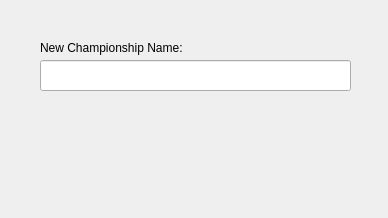
<?xml version="1.0" encoding="UTF-8"?>
<ui version="4.0">
 <class>NewChampionshipWindow</class>
 <widget class="QDialog" name="NewChampionshipWindow">
  <property name="geometry">
   <rect>
    <x>0</x>
    <y>0</y>
    <width>388</width>
    <height>218</height>
   </rect>
  </property>
  <property name="windowTitle">
   <string>Add A New Championship</string>
  </property>
  <widget class="QDialogButtonBox" name="buttonBox">
   <property name="geometry">
    <rect>
     <x>30</x>
     <y>170</y>
     <width>341</width>
     <height>32</height>
    </rect>
   </property>
   <property name="orientation">
    <enum>Qt::Horizontal</enum>
   </property>
   <property name="standardButtons">
    <set>QDialogButtonBox::NoButton</set>
   </property>
  </widget>
  <widget class="QLabel" name="label">
   <property name="geometry">
    <rect>
     <x>40</x>
     <y>40</y>
     <width>161</width>
     <height>16</height>
    </rect>
   </property>
   <property name="text">
    <string>New Championship Name:</string>
   </property>
  </widget>
  <widget class="QLineEdit" name="nameBox">
   <property name="geometry">
    <rect>
     <x>40</x>
     <y>60</y>
     <width>311</width>
     <height>31</height>
    </rect>
   </property>
   <property name="maxLength">
    <number>100</number>
   </property>
  </widget>
 </widget>
 <resources/>
 <connections>
  <connection>
   <sender>buttonBox</sender>
   <signal>accepted()</signal>
   <receiver>NewChampionshipWindow</receiver>
   <slot>accept()</slot>
   <hints>
    <hint type="sourcelabel">
     <x>248</x>
     <y>254</y>
    </hint>
    <hint type="destinationlabel">
     <x>157</x>
     <y>274</y>
    </hint>
   </hints>
  </connection>
  <connection>
   <sender>buttonBox</sender>
   <signal>rejected()</signal>
   <receiver>NewChampionshipWindow</receiver>
   <slot>reject()</slot>
   <hints>
    <hint type="sourcelabel">
     <x>316</x>
     <y>260</y>
    </hint>
    <hint type="destinationlabel">
     <x>286</x>
     <y>274</y>
    </hint>
   </hints>
  </connection>
 </connections>
</ui>
